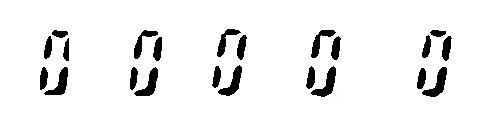
#> input picture num/num.font.exp0.tif, 501 x 137 px, given in place of CD_53分35秒_240.JPG, which was not available
$ jupyter execute --allow-errors getNumeric.ipynb   (shell and % lines are left out)   (text cells are left out)
#> lines starting #> are read from the running program, lines starting #| are printed output that depends on the picture; after the words box and inside, x2 and y2 are one past the last pixel; in counts of white or black regions, pixels touching at a corner belong together; pictures that were not available may be replaced by others from this repository, and a replacement may not be noted
[cell 1]
from PIL import Image
import sys
from matplotlib import pyplot as plt

[cell 2]
#imageのグレースケール・二値化
import cv2
def get_img(path):

#> called with path = 'train_data/sample/CD_53分35秒_240.JPG'
    orig = cv2.imread(path, 0)
#> orig is the input picture: shape (137, 501); min 0, max 255, mean 240.1
    img = cv2.medianBlur(orig, 5)
    ret,th = cv2.threshold(img, 135, 255, cv2.THRESH_BINARY)
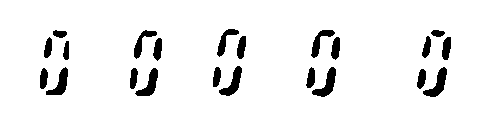
#> th: shape (137, 501); 94.4% white; 22 black regions, largest, box (x1, y1, x2, y2) and area: (312, 67, 336, 97) 304, (423, 67, 447, 97) 302, (219, 66, 242, 96) 285
    th2 = cv2.adaptiveThreshold(img,255,cv2.ADAPTIVE_THRESH_MEAN_C, cv2.THRESH_BINARY,11,2)
    th3 = cv2.adaptiveThreshold(img,255,cv2.ADAPTIVE_THRESH_GAUSSIAN_C, cv2.THRESH_BINARY,11,2)
    images = [orig, img, th, th2, th3]
    titles = ['Original Image', 'medianBlur', 'Global Thresholding (v = 135)', 'Adaptive Mean Thresholding', 'Adaptive Gaussian Thresholding']


    plt.figure(figsize=(25,10))

    for i in range(5):
        plt.subplot(1,5,i+1)
        plt.imshow(images[i],'gray')
        plt.title(titles[i])
        plt.xticks([]),plt.yticks([])

    plt.show()
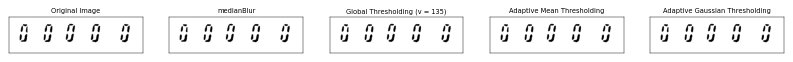
#> figure drawn by matplotlib, 5 panels

    return orig, img, th, th2, th3

img = []
img = get_img('train_data/sample/CD_53分35秒_240.JPG')
#> img = 5 items

for i in range(5):
    save_img = Image.fromarray(img[i])
    name = "test" + str(i) + ".tif"
    save_img.save("Input/"+ name)

[cell 3]
#イメージ切り取り
path = "Input/test2.tif"
img = cv2.imread(path, 0)
img_cut =img[20:95,:] # 固定パラメータ
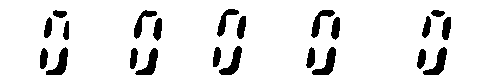
#> img_cut: shape (75, 501); 89.9% white; 22 black regions, largest, box (x1, y1, x2, y2) and area: (312, 47, 336, 75) 290, (423, 47, 447, 75) 284, (219, 46, 242, 75) 281

[cell 4]
#数字ごとに切り取り
n = []
h = []
for i in range(len(img_cut[0,:])):
    n.append(i)
    h.append(sum(img_cut[:,i]/255))
#> after the loop, h = 501 values, max 75 at index 0, min 30 at index 65, mean 67.39; n = 501 values from 0 to 500
cut1 = [i for i, x in enumerate(h)  if x < 75]
#> cut1 = 162 values from 40 to 450
count = 0
v=[]
for i in range(len(cut1)-1):
    if cut1[i] == cut1[i+1] - 1:
        v.append(count)
    else:
        count+=1
        v.append(count)
#> after the loop, count = 4; v = 161 values from 0 to 4

for n in range(count+1):
    num = [ii for ii, x in enumerate(v)  if x == n]
    num2 = []
    for i in num:
        num2.append(cut1[i])
    img_cut2 = img_cut[:,num2]
    save_img = Image.fromarray(img_cut2)
    name = str(n)+".tif"

    plt.subplot(1,count+1,n+1)
    plt.imshow(img_cut2,'gray')
    plt.title(name)
    plt.xticks([]),plt.yticks([])

    save_img.save("Input/"+name)
#> this loop made 5 passes
#> pass 1, `img_cut2 = img_cut[:,num2]`:
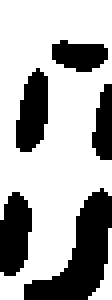
#> img_cut2: shape (75, 28) (shown 4 times larger); 67.5% white; 5 black regions, box (x1, y1, x2, y2) and area: (6, 47, 28, 75) 275, (0, 48, 8, 69) 131, (4, 17, 12, 38) 123, (13, 10, 27, 18) 82, (23, 21, 28, 40) 71
#> pass 2, `img_cut2 = img_cut[:,num2]`:
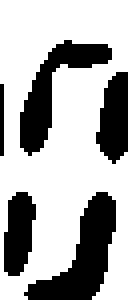
#> img_cut2: shape (75, 32) (shown 4 times larger); 68% white; 5 black regions (1 under 20 px), largest, box (x1, y1, x2, y2) and area: (6, 48, 29, 75) 269, (5, 10, 28, 39) 219, (24, 18, 32, 41) 136, (1, 48, 9, 69) 126
#> pass 3, `img_cut2 = img_cut[:,num2]`:
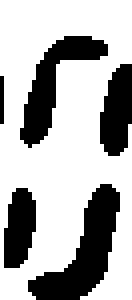
#> img_cut2: shape (75, 33) (shown 4 times larger); 68.9% white; 5 black regions (1 under 20 px), largest, box (x1, y1, x2, y2) and area: (7, 46, 30, 75) 281, (5, 9, 27, 37) 210, (25, 16, 33, 39) 142, (1, 47, 9, 67) 124
#> after the loop:
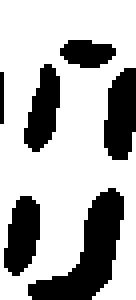
#> img_cut2: shape (75, 34) (shown 4 times larger); 69.7% white; 6 black regions (1 under 20 px), largest, box (x1, y1, x2, y2) and area: (7, 47, 31, 75) 284, (26, 17, 34, 40) 147, (1, 49, 10, 69) 130, (6, 16, 15, 38) 126, (15, 10, 29, 17) 73
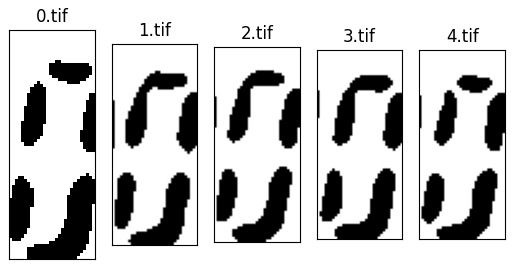
#> figure drawn by matplotlib, 5 panels
